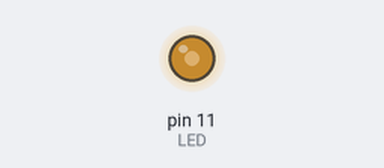
Bench run of a sketch on a simulated Arduino Uno, built with avr-gcc and run on an emulated ATmega328P. Parts: output pins drawn as LEDs (lit = HIGH).

Above: at 0.1 s.
Timing chart, 0 to 1.6 s (numbered marks = the images above):
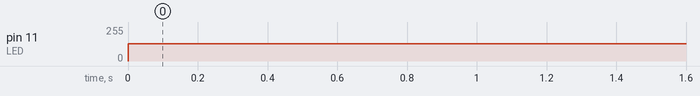

Measured:
- by itself, pin 11 (LED): 0/255 → 128/255 at 0.00 s

The sketch:

sketch13.ino
```cpp
/* Prof. Michele Maffucci
   08.03.2014

   Utilizzo della funzione analgoWrite() - (duty cycle 50%)

   Questo codice è di dominio pubblico
*/

#define LED 11           // LED collegato al pin digitale 11

void setup() {
  pinMode(LED, OUTPUT);  // imposta il pin digitale come output
}

void loop() {
  analogWrite(LED, 128); // accende il LED
}
```
